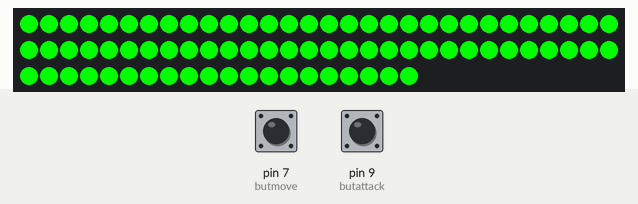
Recording of a sketch running on a simulated Arduino Uno, built with avr-gcc and run on an emulated ATmega328P. Shown: 80 RGB LEDs in strip order, left to right, continuing on the next row. Inputs (shaded band) come from the test bench; at power-on: pin 9 (butattack) LOW, pin 7 (butmove) HIGH. What the sketch prints to the serial monitor is not drawn.

1.3 s: pin 9 (butattack) pulled HIGH for 0.15 s
2.9 s: pin 9 (butattack) pulled HIGH for 1 s
Above: at 5.12 s.

The sketch:

led_strip_attack.ino
```cpp
#include <FastLED.h>
#define LED_PIN     8
#define NUM_LEDS    80
int butmove = 7;
int butattack = 9;
int i = 0;
CRGB leds[NUM_LEDS];
//unsigned long previousmillis = 0;
//const long interval = 1000;

void setup() {
  FastLED.addLeds<WS2812, LED_PIN, GRB>(leds, NUM_LEDS);
  pinMode(butmove, INPUT);
  pinMode(butattack, INPUT);
  Serial.begin(9600);

}

/*int attack(int x, int interval){
  unsigned long currentmillis = millis();

  leds[x-1]=CRGB(0,0,255);
  leds[x+1]=CRGB(0,0,255);

  if(currentmillis - previousmillis >= interval) {
    previousmillis = currentmillis;
  }

  leds[x-1]=CRGB(0,0, 0);
  leds[x+1]=CRGB(0,0,0);

} //new

int attack (int x, int interval){
  Serial.print("OK");
  leds[x-1] =  CRGB(150,0,255);
  leds[x+1] =  CRGB(150,0,255);
  FastLED.show();
}
*/
void loop() {
  unsigned long currentmillis = millis();

  for(int i = 0; i < 80; i++) {
    leds[i] = CRGB(0, 0, 0);
    FastLED.show();

  }
   for(int i = 0; i < 80; i++) {
   if(digitalRead(butattack) == HIGH) {
      // attack(i, 1000); //new
       Serial.print("OK");
  leds[i-1] =  CRGB(150,0,255);
  leds[i+1] =  CRGB(150,0,255);
  FastLED.show();
   }
   while(digitalRead(butmove) == LOW);
    leds[i - 1] = CRGB(0, 0, 0);
    leds[i] = CRGB(225, 0, 0);
    //leds[i + 1] = CRGB(225, 0, 0);
    FastLED.show();
    //i++;
    delay(50);
    }
    for(int i = 0; i < 80; i++) {
    leds[i] = CRGB(0, 0, 0);
    FastLED.show();
    i++;
  }

        for(int i = 0; i < 80; i++) {
        leds[i] = CRGB(0, 255, 0);
        FastLED.show();
        //i++;
        }
        while(digitalRead(butmove) == LOW);

}
```
